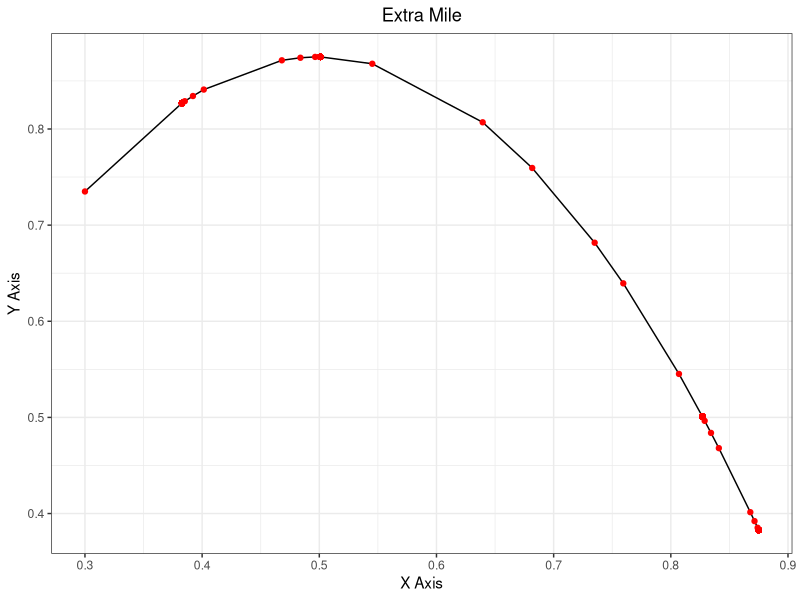

Recreate this plot in R.
## ---- chunk 1

library(ggplot2)

## ---- chunk 2

x1=vector()
x2=vector()

x1[1]=0.3
x2[1]=3.5*x1[1]*(1-x1[1])

for (i in 2:1000){
  x1[i]=x2[i-1]
  x2[i]=3.5*x1[i]*(1-x1[i])
}

## ---- chunk 3
dataframe=data.frame(X1=x1,X2=x2)

ggplot(dataframe,aes(x1,x2))+
  geom_line()+
  geom_point(colour="red")+
  labs(x="X Axis",y="Y Axis")+
  ggtitle("Extra Mile")+
  theme_bw()+
  theme(plot.title = element_text(hjust = 0.5))
 

